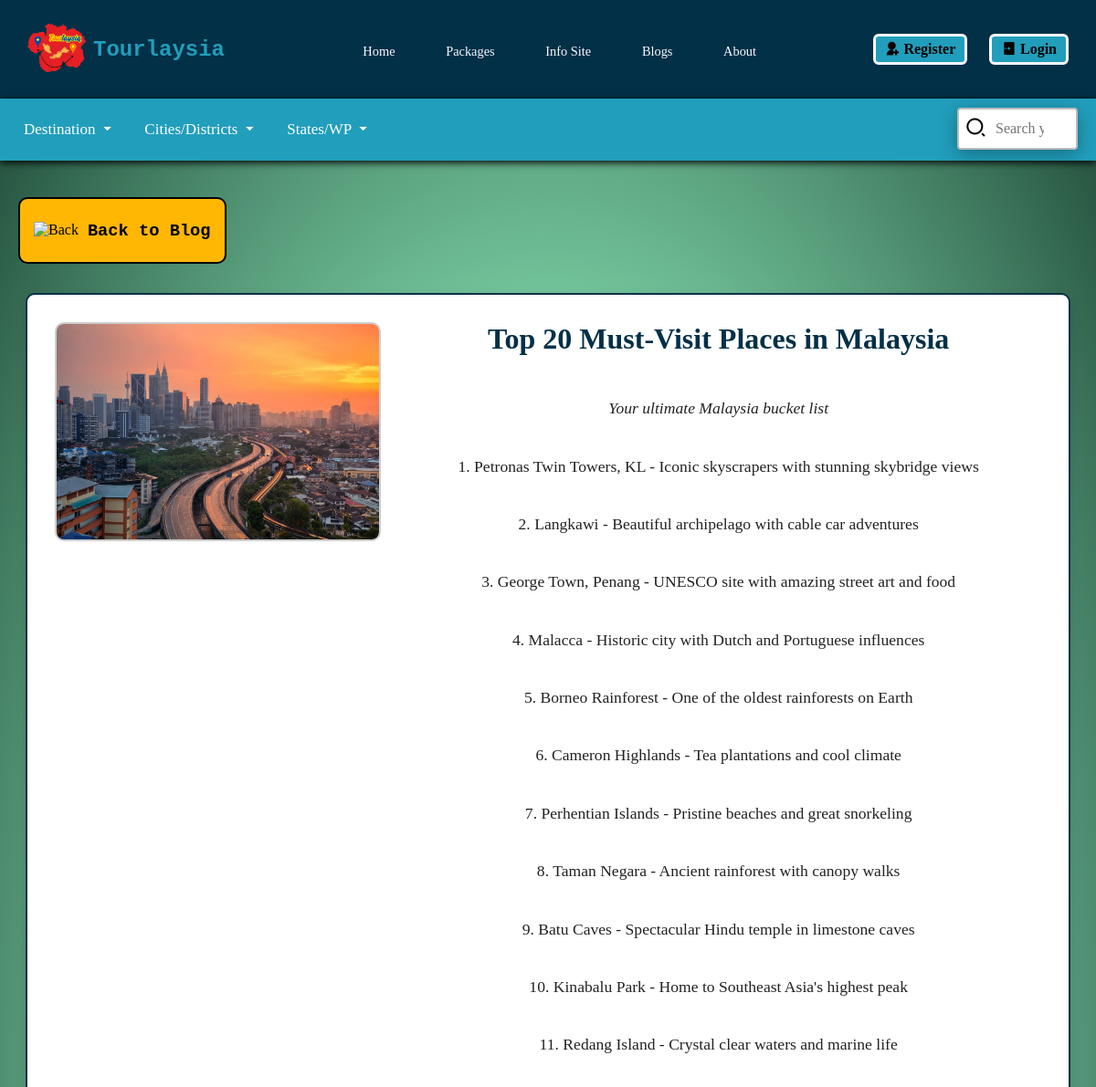
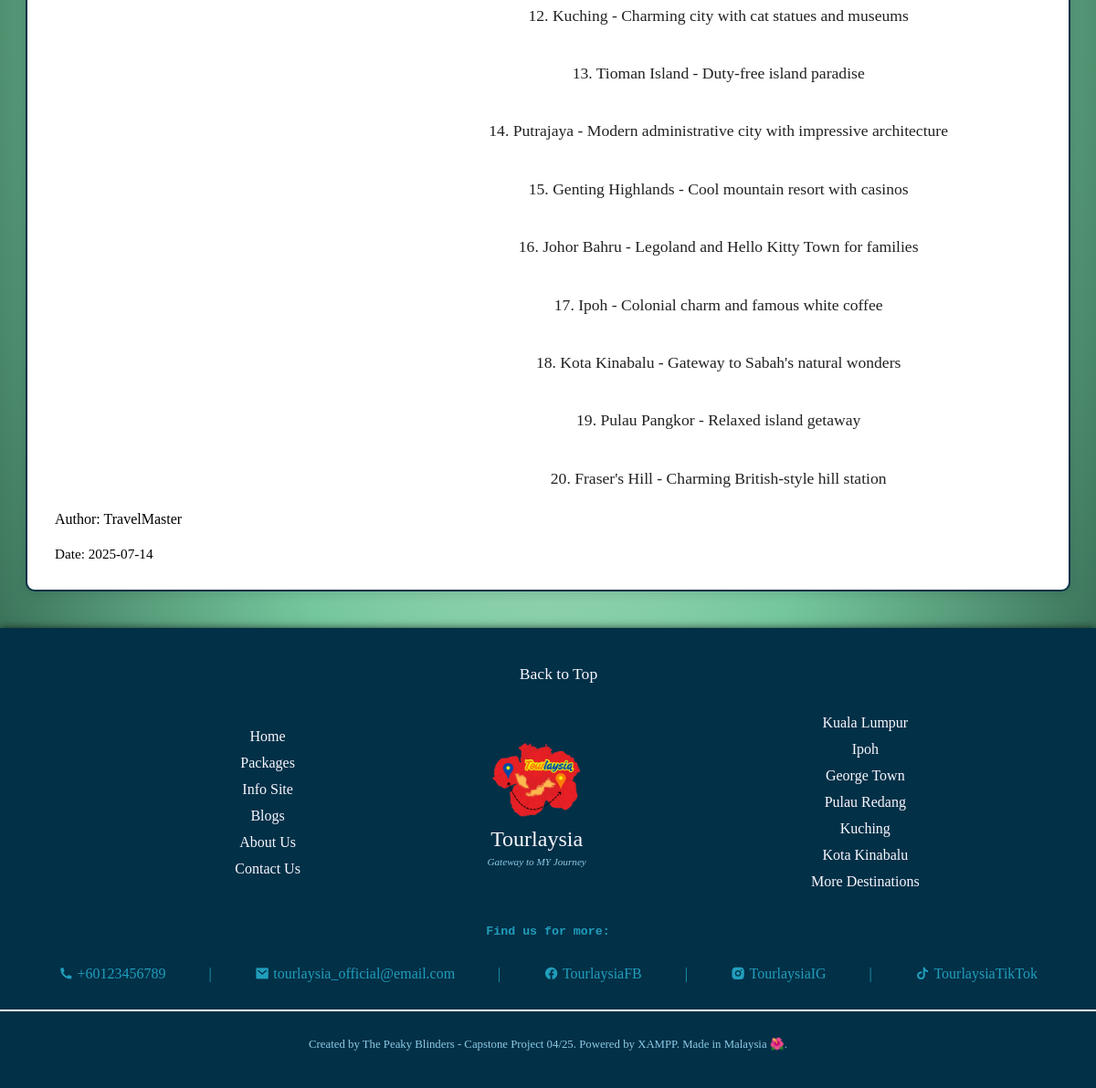
/blogContentPage.php?blg_ID=BLG_aX3p9K7m2N, run on the app's committed database (2 pictures, top to bottom).
### tables this page shows
CREATE TABLE `blog_t` (
  `blg_ID` varchar(14) NOT NULL,
  `blg_date_create` date NOT NULL,
  `blg_date_edit` date NOT NULL,
  `blg_title` varchar(50) NOT NULL,
  `blg_desc` varchar(100) DEFAULT NULL,
  `blg_cont` longtext NOT NULL,
  `blg_author` varchar(100) NOT NULL,
  `blg_img` longtext DEFAULT NULL
);

### blogContentPage.php (the view, shortened to what this page needs)
<?php
    include('header.php');
    include('nav_bar.php');
    $blg_ID = mysqli_real_escape_string($connection, $_GET['blg_ID']);
    $query = "SELECT * FROM blog_t WHERE blg_ID = '$blg_ID' LIMIT 1";
    $result = mysqli_query($connection, $query);
    $blog = mysqli_fetch_assoc($result);
?>
<!DOCTYPE html>
<html lang="en">
<head>
    <link rel="stylesheet" href="./styles/blogContentPage.css">
</head>
<body>
<div class="back-nav">
    <button onclick="window.location.href='blogMainPage.php'">
        <img src="https://cdn-icons-png.flaticon.com/128/130/130882.png" alt="Back">
        <h3>Back to Blog</h3>
    </button>
</div>
<div class="blog-container">
    <img class="blog-image" src="<?php echo $blog['blg_img']?>" alt="<?= htmlspecialchars($blog['blg_title']) ?>" onerror="this.onerror=null; this.src='./img/placeholder-pic.jpg'">
    <div class="blog-author">Author: <?= htmlspecialchars($blog['blg_author']) ?></div>
    <div class="blog-date">Date: <?= htmlspecialchars($blog['blg_date_create']) ?></div>
    <div class="blog-main">
    <div class="blog-title"><?= htmlspecialchars($blog['blg_title']) ?></div>
        <div class="blog-content">
            <span style="font-style:italic;"><?= nl2br(htmlspecialchars($blog['blg_desc'])) ?></span>
        </div>
        <div class="blog-content">
            <?= nl2br(htmlspecialchars($blog['blg_cont'])) ?>
        </div>
    </div>
</div>
<?php include('footer.php'); ?>
</body>
</html>

### styles/styles.css (style rules this page uses)
body { background: radial-gradient(#d8f3dc, #74c69d, #1b4332); margin: 0; }
h1, h2, h3, h4, h5, h6 { font-family: Rockwell, Courier Bold, Courier, Georgia, Times, Times New Roman, serif; }

### styles/blogContentPage.css (style rules this page uses)
body { font-family: "Lucida Bright", Georgia, serif; background-color: #f9f9f9; }
.back-nav { margin: 20px; }
.back-nav button { display: flex; align-items: center; font-size: 1em; color: #000; background-color: #FFB703; border: 2px solid #000; padding: 5px 15px; border-radius: 10px; cursor: pointer; }
.back-nav button h3 { margin-left: 10px; }
.back-nav img { height: 20px; cursor: pointer; }
.blog-container { width: 90%; margin: 0 auto; background-color: white; padding: 30px; border: 2px solid #023047; border-radius: 10px; box-shadow: 0 4px 12px rgba(0,0,0,0.1); }
.blog-container { width: 90%; margin: 2em auto; display: grid; grid-template-columns: 1fr 2fr; grid-template-rows: auto auto auto; gap: 20px; align-items: start; }
.blog-image { grid-column: 1 / 2; grid-row: 1 / span 1; width: 100%; max-height: 250px; object-fit: cover; border-radius: 10px; border: 2px solid #ccc; }
.blog-author { grid-column: 1 / 2; grid-row: 2; font-size: 1em; }
.blog-date { grid-column: 1 / 2; grid-row: 3; font-size: 0.95em; }
.blog-main { grid-column: 2 / 3; display: flex; flex-direction: column; align-items: center; justify-content: center; }
.blog-title { font-size: 2em; font-weight: bold; font-family: "Rockwell", Georgia, serif; color: #023047; margin-bottom: 10px; text-align: center; }
.blog-content { font-size: 1.1em; line-height: 1.8em; white-space: pre-line; text-align: center; color: #222; }

### data on the page
blog_t: blg_author "TravelMaster", blg_date_create "2025-07-14", blg_title "Top 20 Must-Visit Places in Malaysia", blg_desc "Your ultimate Malaysia bucket list", blg_cont "1. Petronas Twin Towers, KL - Iconic skyscrapers with stunning skybridge views 2. Langkawi - Beautiful archipelago with cable car adventures 3. George Town, Penang - UNESCO site with amazing street art and food 4. Malacca - Historic city with Dutch and Portuguese influences 5. Borneo Rainforest - One of the oldest rainforests on Earth 6. Cameron Highlands - Tea plantations and cool climate 7. Perhentian Islands - Pristine beaches and great snorkeling 8. Taman Negara - Ancient rainforest with canopy walks 9. Batu Caves - Spectacular Hindu temple in limestone caves 10. Kinabalu Park - Home to Southeast Asia's highest peak 11. Redang Island - Crystal clear waters and marine life 12. Kuching -…"
